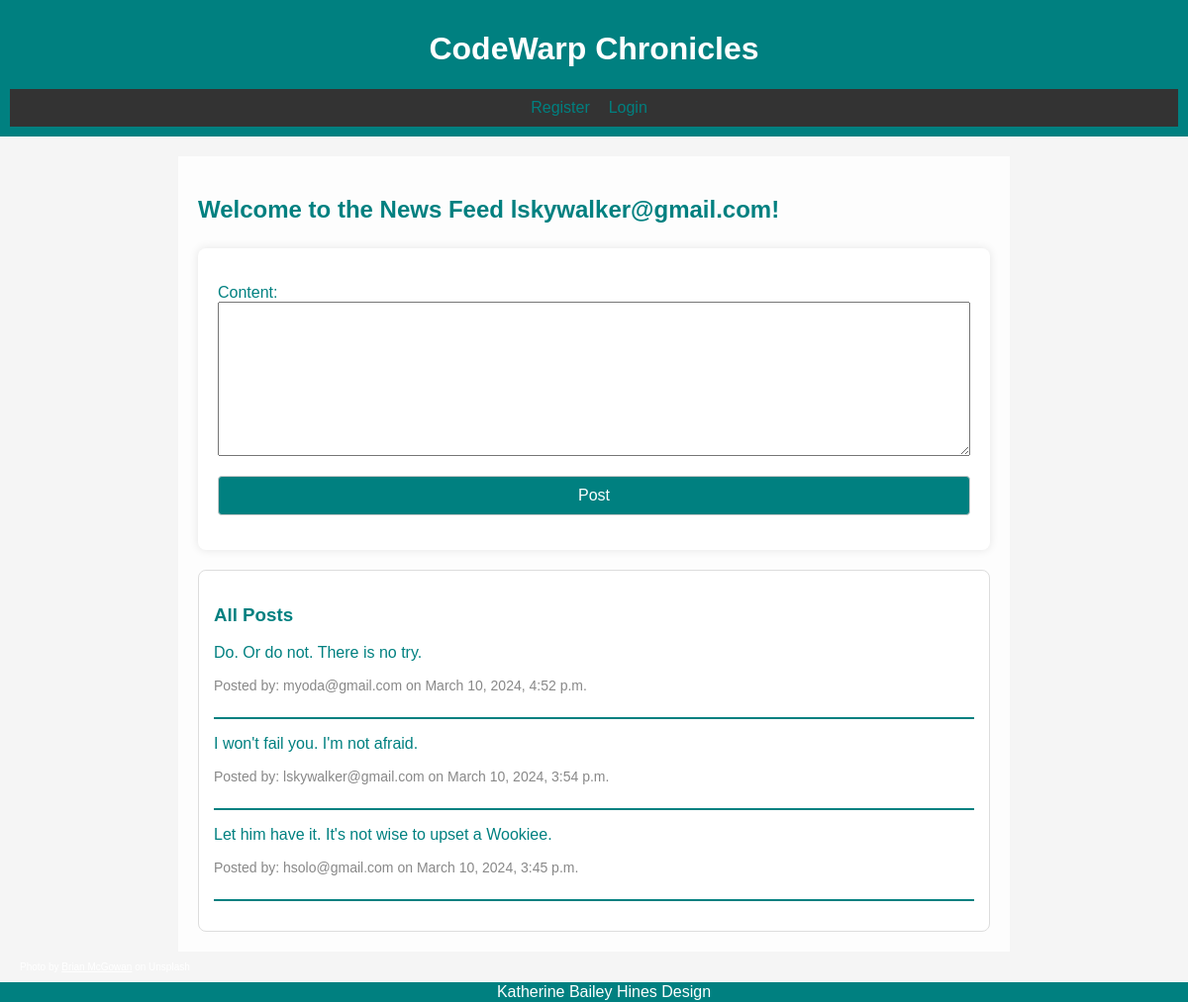
The page /news_feed/ (signed in) on the database its author committed.
### main_app/models.py (models this page shows, shortened)
class CustomUser(AbstractBaseUser):
    email = models.EmailField(unique=True, validators=[EmailValidator()])
    first_name = models.CharField(max_length=30, validators=[MinLengthValidator(limit_value=2)])
    last_name = models.CharField(max_length=30, validators=[MinLengthValidator(limit_value=2)])
    is_active = models.BooleanField(default=True)
    is_staff = models.BooleanField(default=False)
    objects = CustomUserManager()
    USERNAME_FIELD = 'email'
    REQUIRED_FIELDS = ['first_name', 'last_name']
    is_superuser = models.BooleanField(default=False)

class Post(models.Model):
    user = models.ForeignKey(CustomUser, on_delete=models.CASCADE)
    content = models.TextField()
    created_at = models.DateTimeField(auto_now_add=True)

### main_app/views.py (the view)
# urls.py: path('news_feed/', news_feed, name='news_feed'),
@login_required
def news_feed(request):
    if request.method == 'POST':
        form = PostForm(request.POST)
        if form.is_valid():
            post = form.save(commit=False)
            post.user = request.user
            post.save()
            return redirect('news_feed')
    else:
        form = PostForm()
    posts = Post.objects.all().order_by('-created_at')
    return render(request, 'main_app/news_feed.html', {'form': form, 'posts': posts, 'user': request.user})

### main_app/forms.py
class PostForm(forms.ModelForm):
    class Meta:
        model = Post
        fields = ['content']

### main_app/templates/main_app/news_feed.html (shortened to what this page needs)
{% extends 'main_app/base.html' %}
{% block content %}
{% load static %}
<div class="news-feed-container">
    <h2 class="fade-in">Welcome to the News Feed {{ user.email }}!</h2>
    <form method="post" action="{% url 'news_feed' %}" class="post-form">
        {{ form.as_p }}
        <button type="submit">Post</button>
    </form>
    <div class="post-container">
        <h3>All Posts</h3>
        {% for post in posts %}
        <div class="post">
            <p>{{ post.content }}</p>
            <p class="post-details">Posted by: {{ post.user.email }} on {{ post.created_at }}</p>
        </div>
        {% endfor %}
    </div>
</div>
<p style="color: #fff; font-size: 10px;">Photo by <a
        href="https://unsplash.com/photos/white-robot-toy-on-black-background-ggg_B1MeqQk" style="color: #fff;">Brian
        McGowan</a> on Unsplash</p>
{% endblock %}

### main_app/templates/main_app/base.html (style rules this page uses)
body { font-family: 'Arial', sans-serif; background-color: #f5f5f5; color: #333; margin: 0; padding: 0; }
form { max-width: 400px; margin: 0 auto; background-color: #fff; padding: 20px; border-radius: 8px; box-shadow: 0 0 10px rgba(0, 0, 0, 0.1); margin-top: 25px; }
form input, form button { width: 100%; margin-bottom: 15px; padding: 10px; box-sizing: border-box; border: 1px solid #ccc; border-radius: 4px; font-size: 16px; }
form button { background-color: teal; color: #fff; cursor: pointer; }
.news-feed-container { max-width: 800px; margin: 0 auto; }
.post-form { margin-bottom: 20px; max-width: 800px; }
.post-container { border: 1px solid #ddd; padding: 15px; border-radius: 8px; background-color: #fff; }
.post { margin-bottom: 15px; border-bottom: 2px solid teal; padding-bottom: 10px; }
.post-details { font-size: 14px; color: #888; }
.post-form textarea, .post-form input[type="text"], .post-form input[type="email"], .post-form input[type="password"] { width: 100% !important; box-sizing: border-box; }
.fade-in { opacity: 0; animation: fadeIn 2s ease-in-out forwards; }

### rows shown on the page
CustomUser: email "lskywalker@gmail.com"
Post: content "Do. Or do not. There is no try.", user.email "myoda@gmail.com", created_at "March 10, 2024, 4:52 p.m."
Post: content "I won't fail you. I'm not afraid.", user.email "lskywalker@gmail.com", created_at "March 10, 2024, 3:54 p.m."
Post: content "Let him have it. It's not wise to upset a Wookiee.", user.email "hsolo@gmail.com", created_at "March 10, 2024, 3:45 p.m."
